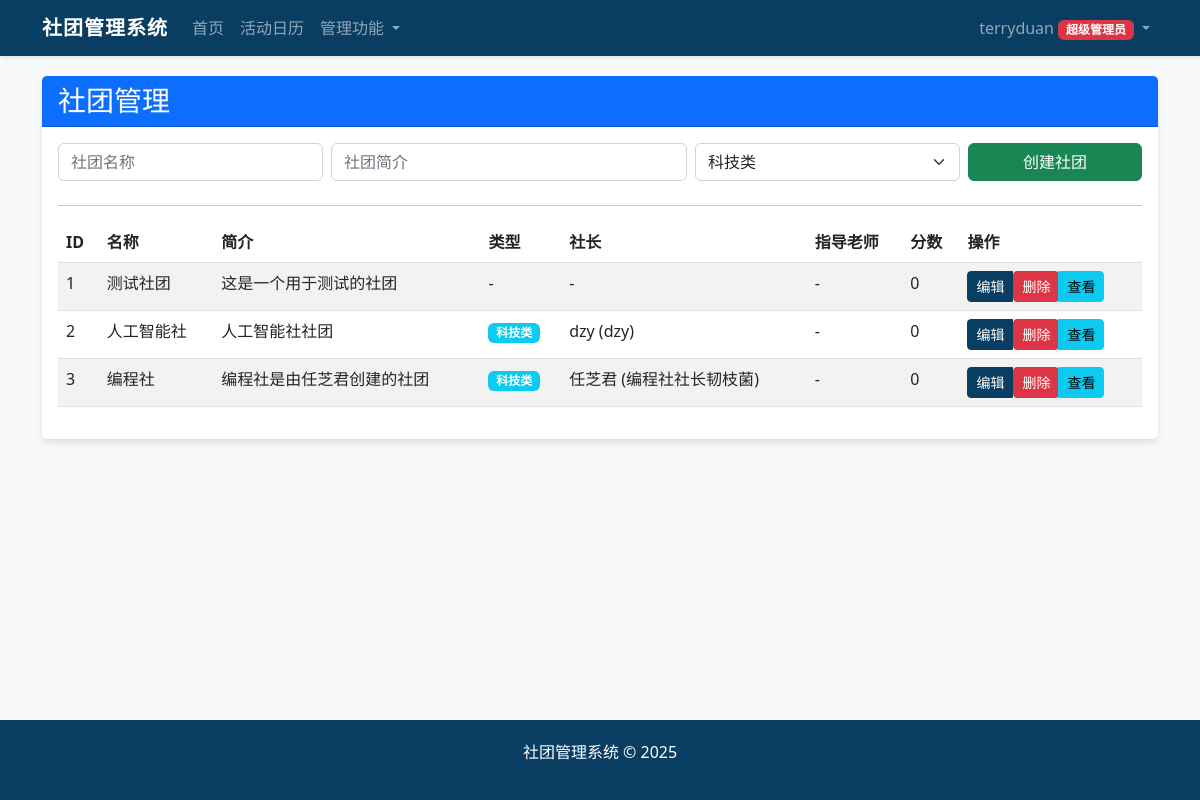
/admin/manage_clubs (signed in), run on the app's committed database.
### app/models.py (models this page shows, shortened)
class User(UserMixin, db.Model):
    __tablename__ = "users"
    id = db.Column(db.Integer, primary_key=True)
    username = db.Column(db.String(64), unique=True, index=True)
    password = db.Column(db.String(128))
    role = db.Column(db.String(20))  # super_admin, admin, club_leader, club_teacher, union, student
    real_name = db.Column(db.String(64))
    class_name = db.Column(db.String(64))  # 针对学生
    email = db.Column(db.String(120))
    phone = db.Column(db.String(20))
    leader_id = db.Column(db.Integer, db.ForeignKey('users.id'), nullable=True)
    is_approved = db.Column(db.Boolean, default=False)
    club_name = db.Column(db.String(64), nullable=True)
    created_at = db.Column(db.DateTime, default=datetime.utcnow)
    teachers = db.relationship('User', backref=db.backref('leader', remote_side=[id]), foreign_keys=[leader_id])
    @property
    def is_super_admin(self):
        return self.role == ROLE_SUPER_ADMIN
    @property
    def can_manage_users(self):
        return self.is_super_admin or self.is_admin
    @property
    def can_delete_club(self):
        return self.is_super_admin or self.is_admin

class Club(db.Model):
    __tablename__ = "clubs"
    id = db.Column(db.Integer, primary_key=True)
    name = db.Column(db.String(64), unique=True)
    description = db.Column(db.Text)
    president_contact = db.Column(db.String(64))
    type = db.Column(db.String(64))   # 社团类型：科技类、公益类、学术类、活动类、文化类、体育类、艺术类
    score = db.Column(db.Float, default=0)   # 社团分数
    leader_id = db.Column(db.Integer, db.ForeignKey('users.id'), nullable=True)
    teacher_id = db.Column(db.Integer, db.ForeignKey('users.id'), nullable=True)
    creator_id = db.Column(db.Integer, db.ForeignKey('users.id'), nullable=True)
    created_at = db.Column(db.DateTime, default=datetime.utcnow)
    activities = db.relationship('Activity', backref='club', lazy='dynamic')
    leader = db.relationship('User', foreign_keys=[leader_id], backref='led_club')
    teacher = db.relationship('User', foreign_keys=[teacher_id], backref='guided_club')
    creator = db.relationship('User', foreign_keys=[creator_id], backref='created_clubs')

### app/views/admin.py (the view)
@admin_bp.route('/manage_clubs')
@login_required
@require_admin
def manage_clubs():
    clubs = Club.query.all()
    return render_template('admin/manage_clubs.html', clubs=clubs)

### app/views/admin.py (called while the page is built)
def require_admin(f):
    @wraps(f)
    def decorated_function(*args, **kwargs):
        if not current_user.can_manage_users:
            abort(403)
        return f(*args, **kwargs)
    return decorated_function

### app/views/auth.py (called while the page is built)
@login_manager.user_loader
def load_user(user_id):
    return User.query.get(int(user_id))

### app/templates/admin/manage_clubs.html (shortened to what this page needs)
{% extends "layout.html" %}
{% block content %}
<div class="card">
    <div class="card-header bg-primary text-white">
        <h3 class="mb-0">社团管理</h3>
    </div>
    <div class="card-body">
        <form action="{{ url_for('admin.create_club') }}" method="post" class="mb-4">
            <div class="row g-2">
                <div class="col-md-3">
                    <input type="text" name="name" class="form-control" placeholder="社团名称" required>
                </div>
                <div class="col-md-4">
                    <input type="text" name="description" class="form-control" placeholder="社团简介" required>
                </div>
                <div class="col-md-3">
                    <select name="type" class="form-select">
                        <option value="科技类">科技类</option>
                    </select>
                </div>
                <div class="col-md-2">
                    <button type="submit" class="btn btn-success w-100">创建社团</button>
                </div>
            </div>
        </form>
        <hr>
        {% if clubs %}
            <div class="table-responsive">
                <table class="table table-striped">
                    <thead>
                        <tr>
                            <th>ID</th>
                            <th>名称</th>
                            <th>简介</th>
                            <th>类型</th>
                            <th>社长</th>
                            <th>指导老师</th>
                            <th>分数</th>
                            <th>操作</th>
                        </tr>
                    </thead>
                    <tbody>
                        {% for club in clubs %}
                            <tr>
                                <td>{{ club.id }}</td>
                                <td>{{ club.name }}</td>
                                <td>{{ club.description[:50] }}{% if club.description|length > 50 %}...{% endif %}</td>
                                <td>
                                    {% if club.type %}
                                        <span class="badge
                                            {% if club.type == '科技类' %}bg-info
                                            {% elif club.type == '公益类' %}bg-success
                                            {% elif club.type == '学术类' %}bg-primary
                                            {% elif club.type == '活动类' %}bg-warning
                                            {% elif club.type == '文化类' %}bg-secondary
                                            {% elif club.type == '体育类' %}bg-danger
                                            {% elif club.type == '艺术类' %}bg-dark
                                            {% else %}bg-secondary{% endif %}">
                                            {{ club.type }}
                                        </span>
                                    {% else %}
                                        -
                                    {% endif %}
                                </td>
                                <td>
                                    {% if club.leader %}
                                        {{ club.leader.real_name }} ({{ club.leader.username }})
                                    {% else %}
                                        -
                                    {% endif %}
                                </td>
                                <td>
                                    {% if club.teacher %}
                                        {{ club.teacher.real_name }} ({{ club.teacher.username }})
                                    {% else %}
                                        -
                                    {% endif %}
                                </td>
                                <td>{{ club.score or 0 }}</td>
                                <td>
                                    <div class="btn-group" role="group">
                                        {% if current_user.is_super_admin %}
                                            <a href="{{ url_for('admin.edit_club', club_id=club.id) }}" class="btn btn-sm btn-primary">编辑</a>
                                        {% endif %}
                                        {% if current_user.can_delete_club %}
                                            <form action="{{ url_for('admin.delete_club', club_id=club.id) }}" method="post" onsubmit="return confirm('确定要删除社团 {{ club.name }} 吗？此操作将删除所有相关活动，无法撤销!');">
                                                <button type="submit" class="btn btn-sm btn-danger">删除</button>
                                            </form>
                                        {% endif %}
                                        <a href="{{ url_for('club.club_home', club_id=club.id) }}" class="btn btn-sm btn-info">查看</a>
                                    </div>
                                </td>
                            </tr>
                        {% endfor %}
                    </tbody>
                </table>
            </div>
        {% else %}
            <div class="alert alert-info">
                <p class="mb-0">当前没有社团。您可以使用上方表单创建新社团。</p>
            </div>
        {% endif %}
    </div>
</div>
{% endblock %}

### app/templates/layout.html (shortened to what this page needs)
<!DOCTYPE html>
<html lang="zh-CN">
<head>
    <link rel="stylesheet" href="https://cdn.jsdelivr.net/npm/bootstrap@5.2.3/dist/css/bootstrap.min.css">
    <link rel="stylesheet" href="https://cdn.jsdelivr.net/npm/bootstrap-icons@1.10.0/font/bootstrap-icons.css">
</head>
<body>
    <nav class="navbar navbar-expand-lg navbar-dark">
        <div class="container-xl">
            <a class="navbar-brand" href="/">社团管理系统</a>
            <div class="collapse navbar-collapse" id="navbarNav">
                <ul class="navbar-nav me-auto">
                    <li class="nav-item">
                        <a class="nav-link" href="/">首页</a>
                    </li>
                    <li class="nav-item">
                        <a class="nav-link" href="{{ url_for('main.activity_calendar') }}">活动日历</a>
                    </li>
                    {% if current_user.is_authenticated %}
                        {% if current_user.role == 'super_admin' or current_user.role == 'admin' %}
                            <li class="nav-item dropdown">
                                <a class="nav-link dropdown-toggle" href="#" role="button" data-bs-toggle="dropdown">
                                    管理功能
                                </a>
                            </li>
                        {% endif %}
                    {% endif %}
                </ul>
                <ul class="navbar-nav">
                    {% if current_user.is_authenticated %}
                        <li class="nav-item dropdown">
                            <a class="nav-link dropdown-toggle" href="#" id="userDropdown" role="button" data-bs-toggle="dropdown">
                                {{ current_user.username }}
                                {% if current_user.role == 'super_admin' %}
                                    <span class="badge bg-danger">超级管理员</span>
                                {% elif current_user.role == 'admin' %}
                                    <span class="badge bg-warning">管理员</span>
                                {% elif current_user.role == 'club_leader' %}
                                    <span class="badge bg-success">社长</span>
                                {% elif current_user.role == 'club_teacher' %}
                                    <span class="badge bg-info">指导老师</span>
                                {% elif current_user.role == 'union' %}
                                    <span class="badge bg-primary">社联</span>
                                {% elif current_user.role == 'student' %}
                                    <span class="badge bg-secondary">学生</span>
                                {% endif %}
                            </a>
                        </li>
                    {% endif %}
                </ul>
            </div>
        </div>
    </nav>
    <div class="content-wrapper">
        <div class="container-xl">
            {% block content %}{% endblock %}
        </div>
    </div>
    <footer class="mt-5">
        <div class="container text-center">
            <p>社团管理系统 &copy; 2025</p>
        </div>
    </footer>
</body>
</html>

### app/templates/layout.html (style rules this page uses)
:root { --primary-color: #0a3d62; --secondary-color: #3c6382; --accent-color: #60a3bc; --light-bg: #f8f9fa; --dark-text: #333; }
body { font-family: "Microsoft YaHei", "Segoe UI", Roboto, sans-serif; background-color: var(--light-bg); color: var(--dark-text); min-height: 100vh; display: flex; flex-direction: column; }
.navbar { background-color: var(--primary-color) !important; box-shadow: 0 2px 4px rgba(0, 0, 0, 0.1); }
.navbar-brand { font-weight: bold; letter-spacing: 1px; }
.card { box-shadow: 0 4px 6px rgba(0, 0, 0, 0.1); border: none; margin-bottom: 20px; }
.card-header { font-weight: bold; background-color: var(--primary-color); color: white; }
.btn-primary { background-color: var(--primary-color); border-color: var(--primary-color); }
footer { background-color: var(--primary-color); color: white; padding: 20px 0; margin-top: auto; }
.container-xl { max-width: 1400px; width: 95%; }
.content-wrapper { flex: 1; padding: 20px 0; }

### data on the page
User: username "terryduan"
Club: id "1", name "测试社团", description "这是一个用于测试的社团", score "0"
Club: id "2", name "人工智能社", description "人工智能社社团", type "科技类", leader.real_name "dzy", leader.username "dzy", score "0"
Club: id "3", name "编程社", description "编程社是由任芝君创建的社团", type "科技类", leader.real_name "任芝君", leader.username "编程社社长韧枝菌", score "0"
